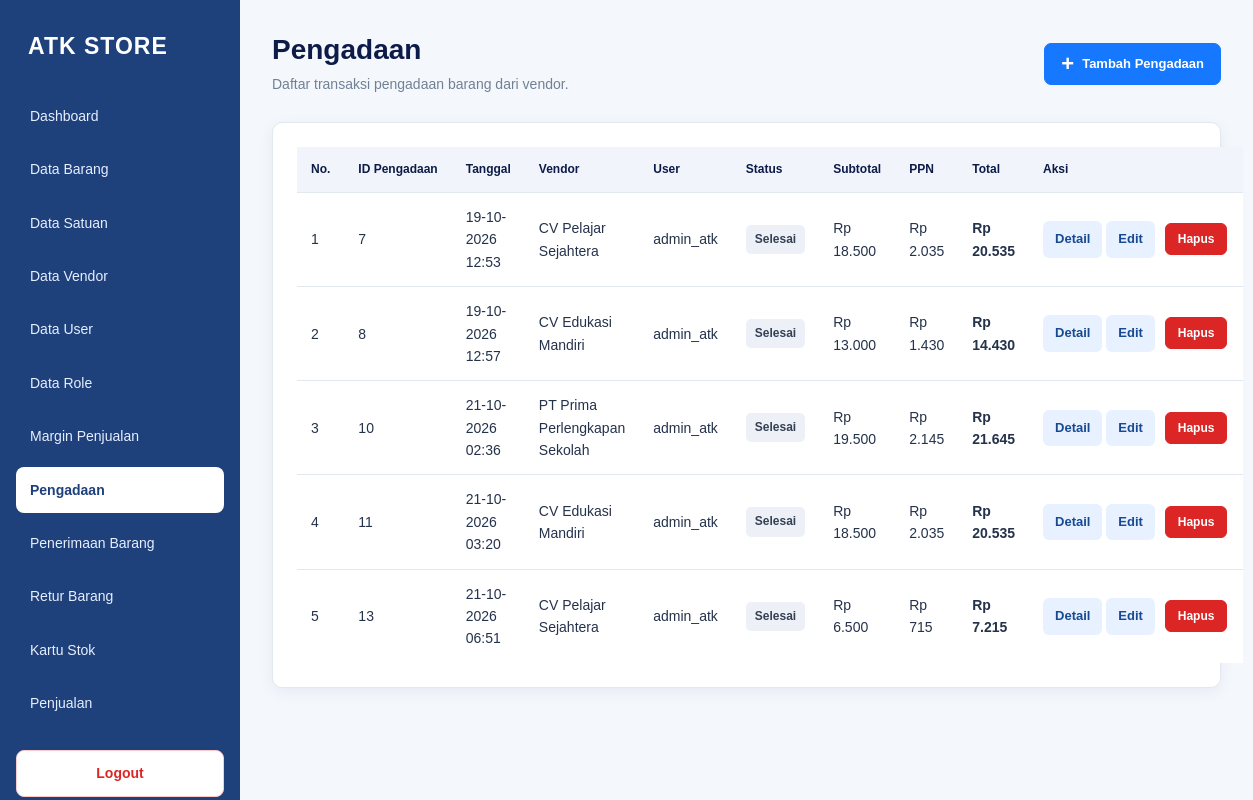
Page /data_pengadaan.php (signed in) on the committed database.
### tables this page shows
CREATE TABLE `pengadaan` (
  `idpengadaan` bigint(20) NOT NULL,
  `timestamp` timestamp NOT NULL DEFAULT current_timestamp(),
  `status` char(1) NOT NULL,
  `vendor_idvendor` int(11) NOT NULL,
  `subtotal_nilai` int(11) NOT NULL,
  `ppn` int(11) NOT NULL,
  `total_nilai` int(11) NOT NULL,
  `user_iduser` int(11) NOT NULL
);

CREATE TABLE `vendor` (
  `idvendor` int(11) NOT NULL,
  `nama_vendor` varchar(100) DEFAULT NULL,
  `badan_hukum` char(1) DEFAULT NULL,
  `status` char(1) DEFAULT NULL
);

CREATE TABLE `user` (
  `iduser` int(11) NOT NULL,
  `username` varchar(45) DEFAULT NULL,
  `password` varchar(100) DEFAULT NULL,
  `idrole` int(11) DEFAULT NULL
);

### data_pengadaan.php (the view, shortened to what this page needs)
<?php
require 'config/database.php';
$sql = "SELECT
            p.idpengadaan,
            p.`timestamp`,
            p.status,
            p.subtotal_nilai,
            p.ppn,
            p.total_nilai,
            v.nama_vendor,
            u.username
        FROM pengadaan AS p
        LEFT JOIN vendor AS v
            ON p.vendor_idvendor = v.idvendor
        LEFT JOIN `user` AS u
            ON p.user_iduser = u.iduser
        ORDER BY p.idpengadaan ASC";
$daftarPengadaan = $pdo->query($sql)->fetchAll();
function rupiah($nilai)
{
    return 'Rp ' . number_format((float) $nilai, 0, ',', '.');
}
function tanggalPengadaan($tanggal)
{
    $waktu = strtotime($tanggal);
    return $waktu === false
        ? htmlspecialchars(
            (string) $tanggal,
            ENT_QUOTES,
            'UTF-8'
        )
        : date('d-m-Y H:i', $waktu);
}
function labelStatus($status)
{
    $status = (string) $status;
    if ($status === '2') {
        return 'Selesai';
    }
    return 'Status ' . $status;
}
?>
<!DOCTYPE html>
<html lang="id">
<head>
    <link rel="stylesheet" href="assets/style.css?v=105">
</head>
<body>
<?php require 'includes/sidebar.php'; ?>
<main class="main-content">
    <header class="page-header">
        <div>
            <h1>Pengadaan</h1>
            <p>Daftar transaksi pengadaan barang dari vendor.</p>
        </div>
        <a href="tambah_pengadaan.php" class="btn btn-primary">
            <span class="plus">+</span> Tambah Pengadaan
        </a>
    </header>
    <section class="card">
        <div class="table-wrapper">
            <table>
                <thead>
                    <tr>
                        <th>No.</th>
                        <th>ID Pengadaan</th>
                        <th>Tanggal</th>
                        <th>Vendor</th>
                        <th>User</th>
                        <th>Status</th>
                        <th>Subtotal</th>
                        <th>PPN</th>
                        <th>Total</th>
                        <th>Aksi</th>
                    </tr>
                </thead>
                <tbody>
                <?php if (count($daftarPengadaan) > 0): ?>
                    <?php foreach ($daftarPengadaan as $i => $pengadaan): ?>
                        <tr>
                            <td><?= $i + 1 ?></td>
                            <td>
                                <?= (int) $pengadaan['idpengadaan'] ?>
                            </td>
                            <td>
                                <?= tanggalPengadaan(
                                    $pengadaan['timestamp']
                                ) ?>
                            </td>
                            <td>
                                <?= htmlspecialchars(
                                    $pengadaan['nama_vendor'] ?? '-',
                                    ENT_QUOTES,
                                    'UTF-8'
                                ) ?>
                            </td>
                            <td>
                                <?= htmlspecialchars(
                                    $pengadaan['username'] ?? '-',
                                    ENT_QUOTES,
                                    'UTF-8'
                                ) ?>
                            </td>
                            <td>
                                <span class="status-label">
                                    <?= htmlspecialchars(
                                        labelStatus($pengadaan['status']),
                                        ENT_QUOTES,
                                        'UTF-8'
                                    ) ?>
                                </span>
                            </td>
                            <td>
                                <?= rupiah(
                                    $pengadaan['subtotal_nilai']
                                ) ?>
                            </td>
                            <td>
                                <?= rupiah($pengadaan['ppn']) ?>
                            </td>
                            <td>
                                <strong>
                                    <?= rupiah(
                                        $pengadaan['total_nilai']
                                    ) ?>
                                </strong>
                            </td>
                            <td class="aksi-cell">
                                <a
                                    class="btn-detail"
                                    href="detail_pengadaan.php?id=<?= (int) $pengadaan['idpengadaan'] ?>"
                                >
                                    Detail
                                </a>
                                <a
                                    class="btn-detail"
                                    href="edit_pengadaan.php?id=<?= (int) $pengadaan['idpengadaan'] ?>"
                                >
                                    Edit
                                </a>
                                <form
                                    action="hapus_pengadaan.php"
                                    method="POST"
                                    class="form-hapus-pengadaan"
                                >
                                    <button
                                        type="button"
                                        class="btn btn-hapus"
                                        onclick="bukaModalHapus(this)"
                                    >
                                        Hapus
                                    </button>
                                </form>
                            </td>
                        </tr>
                    <?php endforeach; ?>
                <?php endif; ?>
                </tbody>
            </table>
        </div>
    </section>
</main>
</body>
</html>

### assets/style.css (style rules this page uses)
:root { --navy: #0c1b48; --sidebar: #1e407b; --sidebar-hover: #2f5fa5; --primary: #1677ff; --primary-hover: #0f5fd1; --background: #f4f7fc; --white: #ffffff; --text: #24324b; --muted: #718096; --border: #e2e8f0; --danger: #dc2626; --danger-hover: #b91c1c; --radius: 10px; --shadow: 0 4px 16px rgba(12, 27, 72, 0.06); }
* { box-sizing: border-box; }
html { min-height: 100%; }
body { margin: 0; font-family: Arial, Helvetica, sans-serif; font-size: 14px; line-height: 1.6; color: var(--text); background: var(--background); }
a { color: inherit; text-decoration: none; }
button, input, select, textarea { font: inherit; }
.main-content { min-height: 100vh; margin-left: 240px; padding: 32px; }
.page-header { display: flex; justify-content: space-between; align-items: center; gap: 20px; margin-bottom: 26px; }
.page-header h1 { margin: 0 0 5px; color: var(--navy); font-size: 28px; font-weight: 750; line-height: 1.3; }
.page-header p { margin: 0; color: var(--muted); font-size: 14px; }
.card { margin-bottom: 24px; padding: 24px; background: var(--white); border: 1px solid var(--border); border-radius: var(--radius); box-shadow: var(--shadow); }
.btn { display: inline-flex; justify-content: center; align-items: center; gap: 6px; padding: 9px 16px; border: 1px solid transparent; border-radius: 7px; cursor: pointer; font-size: 13px; font-weight: 700; line-height: 1.5; text-align: center; white-space: nowrap; transition: background 0.2s ease, border-color 0.2s ease; }
.btn-primary { color: var(--white); background: var(--primary); border-color: var(--primary); }
.plus { display: inline-block; margin-right: 2px; font-size: 22px; font-weight: 700; line-height: 1; vertical-align: middle; }
.btn-hapus { display: inline-flex; justify-content: center; align-items: center; padding: 6px 12px; color: var(--white); background: var(--danger); border: 1px solid var(--danger); border-radius: 6px; cursor: pointer; font-size: 12px; font-weight: 700; }
table { width: 100%; border-collapse: collapse; background: var(--white); }
thead { background: #f1f5fb; }
th { padding: 13px 14px; color: var(--navy); border-bottom: 1px solid var(--border); font-size: 12px; font-weight: 800; text-align: left; white-space: nowrap; }
td { padding: 13px 14px; color: var(--text); border-bottom: 1px solid var(--border); vertical-align: middle; }
tbody tr:last-child td { border-bottom: none; }
td .btn-edit, td .btn-hapus { margin: 2px; }
td form { display: inline-block; margin: 0; }

### data_pengadaan.php (style rules this page uses)
.btn-detail { display: inline-block; padding: 8px 12px; background: #e8f1ff; color: #174a91; text-decoration: none; border-radius: 6px; font-size: 13px; font-weight: 600; white-space: nowrap; }
.status-label { display: inline-block; padding: 5px 9px; border-radius: 5px; background: #edf1f7; color: #344054; font-size: 12px; font-weight: 600; white-space: nowrap; }
.aksi-cell { white-space: nowrap; }
.aksi-cell form { display: inline; margin-left: 4px; }

### rows in the picture
pengadaan: idpengadaan "7", timestamp "19-10-2026 12:53", vendor_idvendor.nama_vendor "CV Pelajar Sejahtera", user_iduser.username "admin_atk", status "Selesai", subtotal_nilai "Rp 18.500", ppn "Rp 2.035", total_nilai "Rp 20.535"
pengadaan: idpengadaan "8", timestamp "19-10-2026 12:57", vendor_idvendor.nama_vendor "CV Edukasi Mandiri", user_iduser.username "admin_atk", status "Selesai", subtotal_nilai "Rp 13.000", ppn "Rp 1.430", total_nilai "Rp 14.430"
pengadaan: idpengadaan "10", timestamp "21-10-2026 02:36", vendor_idvendor.nama_vendor "PT Prima Perlengkapan Sekolah", user_iduser.username "admin_atk", status "Selesai", subtotal_nilai "Rp 19.500", ppn "Rp 2.145", total_nilai "Rp 21.645"
pengadaan: idpengadaan "11", timestamp "21-10-2026 03:20", vendor_idvendor.nama_vendor "CV Edukasi Mandiri", user_iduser.username "admin_atk", status "Selesai", subtotal_nilai "Rp 18.500", ppn "Rp 2.035", total_nilai "Rp 20.535"
pengadaan: idpengadaan "13", timestamp "21-10-2026 06:51", vendor_idvendor.nama_vendor "CV Pelajar Sejahtera", user_iduser.username "admin_atk", status "Selesai", subtotal_nilai "Rp 6.500", ppn "Rp 715", total_nilai "Rp 7.215"
